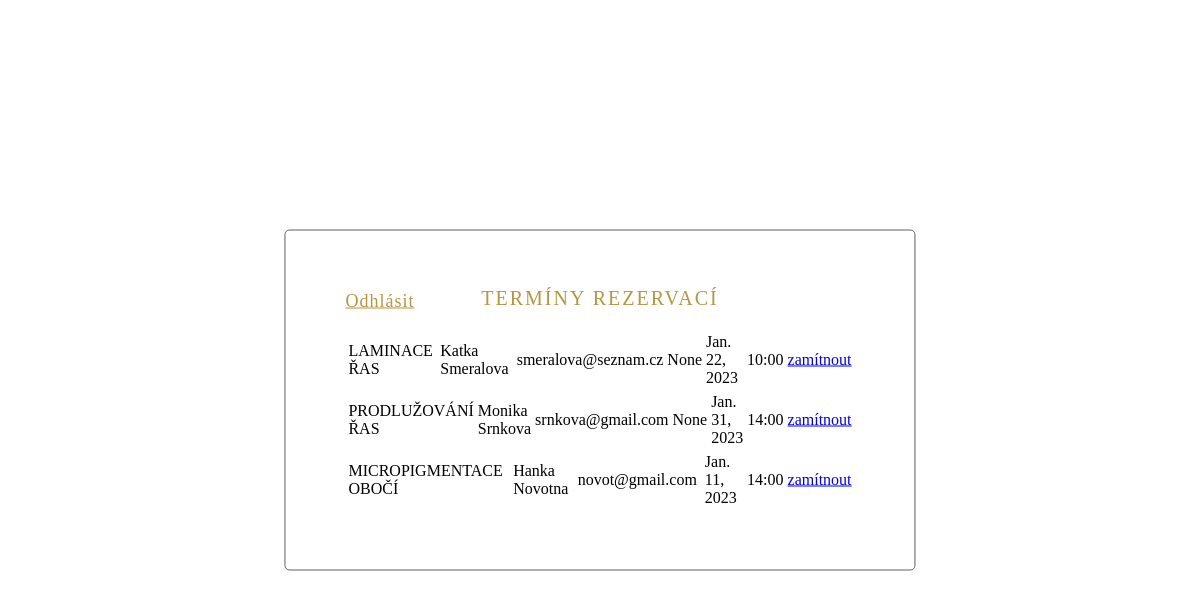
The app's page /beauty-salon/reservation/reservationslist/ (signed in), older data.
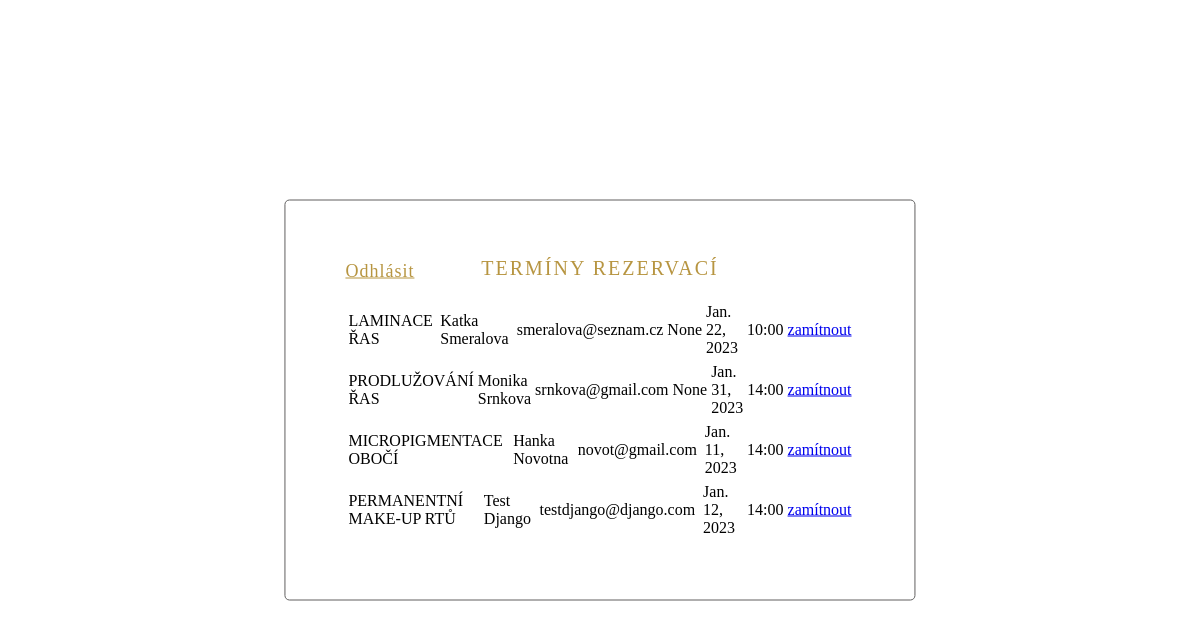
The same page, newer data.
### reservation/models.py (models this page shows)
class BookingSection(models.Model):
    subject = models.CharField(max_length=100, choices=SERVICE_CHOICES,default='ZVOLTE POŽADOVANOU SLUŽBU')
    user_name = models.CharField(max_length=100)
    user_email = models.EmailField()
    user_mobile = models.CharField(blank=True, null=True, max_length=15)
    date = models.DateField(default=timezone.now)
    time = models.CharField(max_length=50, choices=TIME_CHOICES, default="9:00")
    approved = models.BooleanField(default=False)

### reservation/views.py (the view)
# urls.py: path('reservationslist/', views.all_reservations, name='reservationslist'),
@login_required(login_url='/beauty-salon/login/')
def all_reservations(request):
    list_of_all_reservations = BookingSection.objects.all()
    context = {'list_of_all_reservations':list_of_all_reservations}
    return render(request, 'reservation/reservations_list.html', context)

### reservation/templates/reservation/reservations_list.html (shortened to what this page needs)
{% load static %}
<!DOCTYPE html>
<html lang="cs">
    <head>
        <link rel="stylesheet" href="{% static 'reservation/style.css' %}">
    </head>
    <body>
        <div class="row">
            <form method = "GET" class="contact-form">
                <a class="logout" href="/beauty-salon/logout/">Odhlásit</a>
                <div class="heading-main">
                    <h2>Termíny rezervací</h2>
                </div>
                {% for one_reservation in list_of_all_reservations %}
                <table>
                    <tr>
                        <td>{{ one_reservation.subject }}</td>
                        <td>{{ one_reservation.user_name }}</td>
                        <td>{{ one_reservation.user_email }}</td>
                        <td>{{ one_reservation.user_mobile }}</td>
                        <td>{{ one_reservation.date }}</td>
                        <td>{{ one_reservation.time }}</td>
                        <td><a href="delete/{{ one_reservation.id }}">zamítnout</a></td>
                    </tr>
                {% endfor %}
                </table>
            </form>
        </div>
    </body>
</html>

### static/reservation/style.css (style rules this page uses)
body, html { padding: 0px; margin: 0px; box-sizing: border-box; }
.row { position: absolute; top: 50%; left: 50%; transform: translate(-50%, -50%); }
.heading-main h2 { text-align: center; font-family: raleway; font-size: 20px; color: #B79541; text-transform: uppercase; letter-spacing: 2px; font-weight: initial; margin-bottom: 20px; margin-top: -25px; }
.contact-form { max-width: 800px; border: #605f5f solid 1px; padding: 60px; border-radius: 5px; }
.logout { font-size: 18px; font-family: raleway; color: #B79541; letter-spacing: 1px; font-weight: initial; }

Row changes from the older to the newer data that the page shows:
added BookingSection: subject "PERMANENTNÍ MAKE-UP RTŮ", user_name "Test Django", user_email "testdjango@django.com", date "Jan. 12, 2023", time "14:00"
